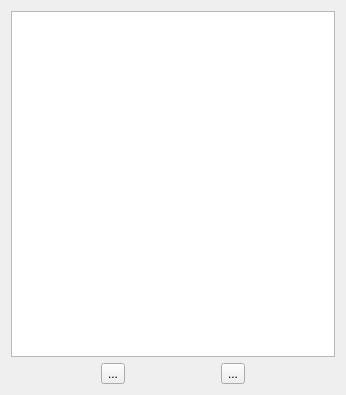
<?xml version="1.0" encoding="UTF-8"?>
<ui version="4.0">
 <class>Form</class>
 <widget class="QWidget" name="Form">
  <property name="geometry">
   <rect>
    <x>0</x>
    <y>0</y>
    <width>346</width>
    <height>395</height>
   </rect>
  </property>
  <property name="windowTitle">
   <string>Form</string>
  </property>
  <layout class="QVBoxLayout" name="verticalLayout">
   <item>
    <widget class="QListWidget" name="tagsList"/>
   </item>
   <item>
    <layout class="QHBoxLayout" name="horizontalLayout">
     <item>
      <widget class="QToolButton" name="addButton">
       <property name="text">
        <string>...</string>
       </property>
       <property name="icon">
        <iconset theme="list-add">
         <normaloff>../../ui</normaloff>../../ui</iconset>
       </property>
      </widget>
     </item>
     <item>
      <widget class="QToolButton" name="removeButton">
       <property name="text">
        <string>...</string>
       </property>
       <property name="icon">
        <iconset theme="list-remove">
         <normaloff>../../ui</normaloff>../../ui</iconset>
       </property>
      </widget>
     </item>
    </layout>
   </item>
  </layout>
 </widget>
 <resources/>
 <connections/>
</ui>
